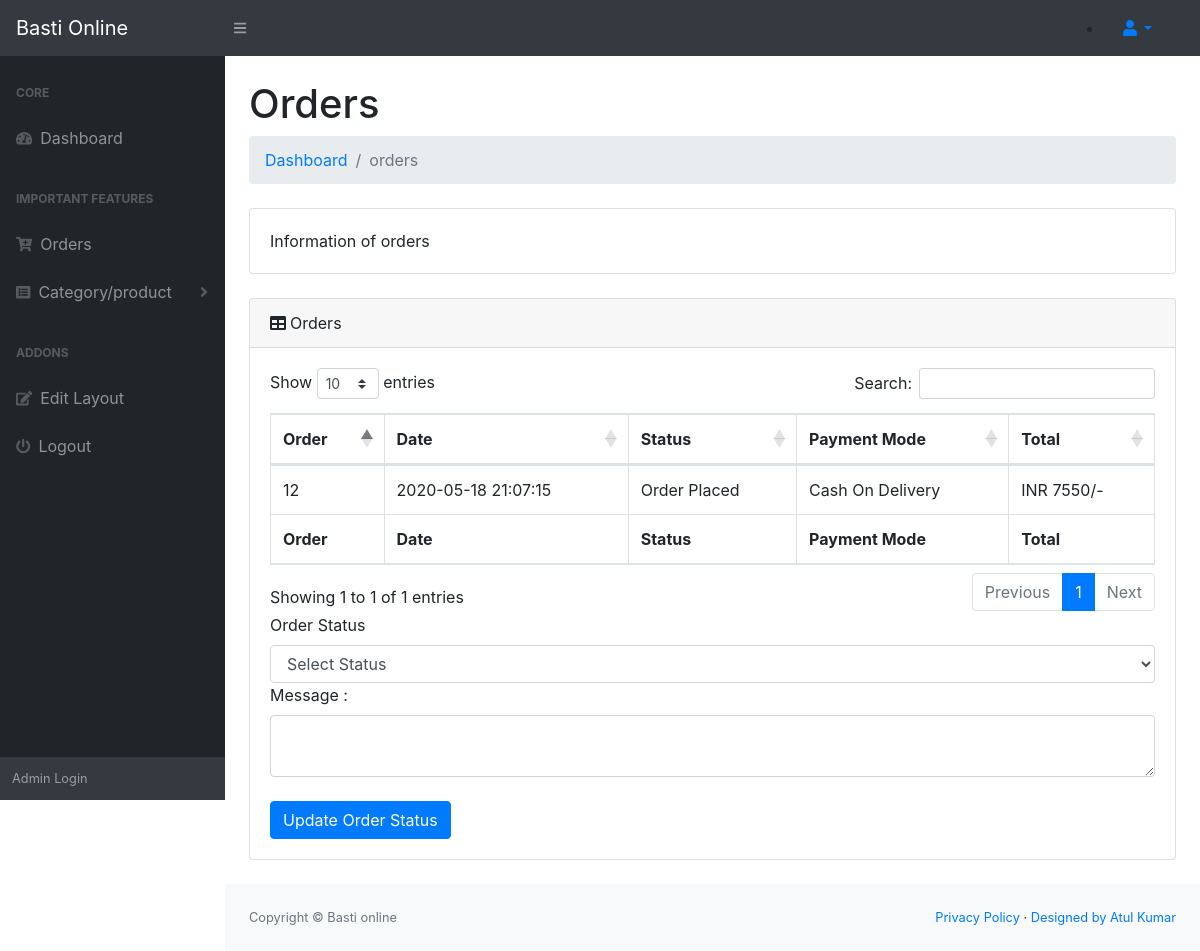
The app's page /admin/order-process.php?id=12 (signed in) with its own data.
### tables this page shows
CREATE TABLE `orders` (
  `id` int(11) NOT NULL,
  `uid` int(11) NOT NULL,
  `totalprice` varchar(255) NOT NULL,
  `orderstatus` varchar(255) NOT NULL,
  `paymentmode` varchar(255) NOT NULL,
  `timestamp` datetime DEFAULT CURRENT_TIMESTAMP
);

### admin/order-process.php (the view, shortened to what this page needs)
<?php
	require_once 'config/connect.php';
?>
<?php include 'header.php' ?>
    <body class="sb-nav-fixed">
        <?php include 'nav.php' ?>
            </div>
            <div id="layoutSidenav_content">
                <main>
                    <div class="container-fluid">
                        <h1 class="mt-4">Orders</h1>
                        <ol class="breadcrumb mb-4">
                            <li class="breadcrumb-item"><a href="index.php">Dashboard</a></li>
                            <li class="breadcrumb-item active">orders</li>
                        </ol>
                        <div class="card mb-4">
                            <div class="card-body">Information of orders</div>
                        </div>
                        <div class="card mb-4">
                            <div class="card-header"><i class="fas fa-table mr-1"></i>Orders</div>
                            <div class="card-body">
                                <div class="table-responsive">
                                    <table class="table table-bordered" id="dataTable" width="100%" cellspacing="0">
                                        <thead>
                                            <tr>
                                                <th>Order</th>
                                                <th>Date</th>
                                                <th>Status</th>
                                                <th>Payment Mode</th>
                                                <th>Total</th>
                                            </tr>
                                        </thead>
                                        <tfoot>
                                            <tr>
                                                <th>Order</th>
                                                <th>Date</th>
                                                <th>Status</th>
                                                <th>Payment Mode</th>
                                                <th>Total</th>
                                            </tr>
                                        <tbody>
                                        <?php
                                            if(isset($_GET['id']) & !empty($_GET['id'])){
                                                $oid = $_GET['id'];
                                            }else{
                                                header('location: orders.php');
                                            }
                                            $ordsql = "SELECT * FROM orders WHERE id='$oid'";
                                            $ordres = mysqli_query($connection, $ordsql);
                                            while($ordr = mysqli_fetch_assoc($ordres)){
                                        ?>
                                            <tr>
                                                <td>
                                                    <?php echo $ordr['id']; ?>
                                                </td>
                                                <td>
                                                    <?php echo $ordr['timestamp']; ?>
                                                </td>
                                                <td>
                                                    <?php echo $ordr['orderstatus']; ?>
                                                </td>
                                                <td>
                                                    <?php echo $ordr['paymentmode']; ?>
                                                </td>
                                                <td>
                                                    INR <?php echo $ordr['totalprice']; ?>/-
                                                </td>
                                            </tr>
                                            <?php } ?>
                                        </tbody>
                                    </table>
                                        <form method="post">
                                                <label class="">Order Status </label>
                                                <select name="status" class="form-control">
                                                    <option value="">Select Status</option>
                                                </select>
                                                    <label>Message :</label>
                                                    <textarea class="form-control" name="message" cols="10"> </textarea>
                                                        <br>
                                                    <input type="submit" class="btn btn-primary" value="Update Order Status">
                                        </form>
                                </div>
                            </div>
                        </div>
                    </div>
                </main>
<?php include'footer.php' ?>
    </body>
</html>

### records on screen
orders: id "12", timestamp "2020-05-18 21:07:15", orderstatus "Order Placed", paymentmode "Cash On Delivery", totalprice "7550"
